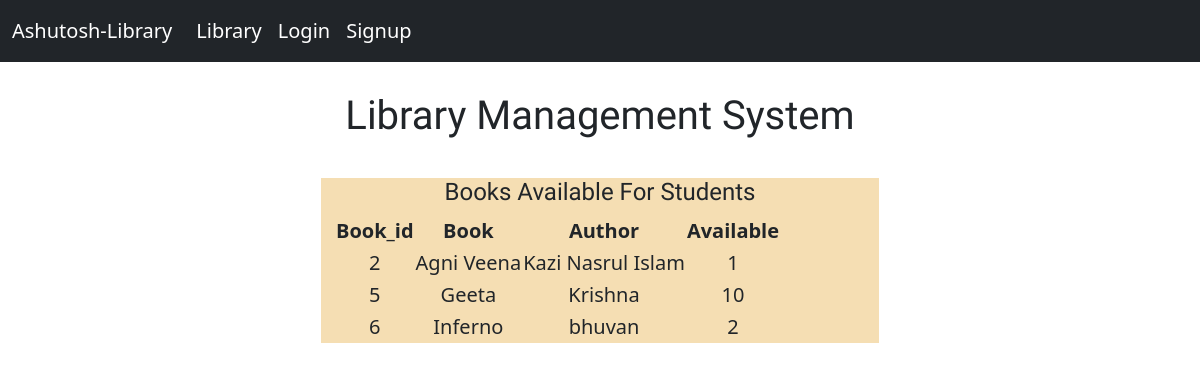
The page / on the database its author committed.
### library/models.py (models this page shows, shortened)
class Book(models.Model):
    Book = models.CharField(max_length=100)
    Author = models.CharField(max_length=50)
    Quantity = models.IntegerField(default=1)
    alotment = models.IntegerField(default=0)
    @property
    def combined(self):
        return self.Quantity - self.alotment

### Library_Management_system/views.py (the view)
# urls.py: path("", views.studentview.as_view(), name="studentview"),
class studentview(ListView):
    model = Book
    template_name = "student.html"
    context_object_name = "form"

### templates/student.html
{% extends 'base.html' %}
{% block content %} <br>
<div class="log container col-6 ">
    <h4 class="log-h1">Books Available For Students</h4>
    <table class="tab">
        <tr>
            <th>Book_id</th>
            <th>Book</th>
            <th>Author</th>
            <th>Available</th>
        </tr>
        {% for i in form %}
        <tr>
            <td>{{i.id}}</td>
            <td>{{i.Book}}</td>
            <td>{{i.Author}}</td>
            <td>{{i.combined}}</td>
        </tr>
        {% endfor %}
    </table>
</div>
{% endblock %}

### templates/base.html (shortened to what this page needs)
{% load static %}
<!doctype html>
<html lang="en">
<head>
    <link href="https://cdn.jsdelivr.net/npm/bootstrap@5.2.3/dist/css/bootstrap.min.css" rel="stylesheet"
>
    <link rel="stylesheet" href="{% static  'css/main.css' %}">
</head>
<body class="bodyy">
    <nav class="navbar navbar-expand-lg bg-dark">
        <div class="container-fluid">
            <a class="navbar-brand" href="{% url 'addbooks' %}">Ashutosh-Library</a>
            <div class="collapse navbar-collapse" id="navbarNavAltMarkup">
                <div class="navbar-nav">
                    <a class="nav-link" href="{% url 'studentview' %}">Library</a>
                    <a class="nav-link" href="{% url 'signin' %}">Login</a>
                    <a class="nav-link" href="{% url 'signup' %}">Signup</a>
                </div>
            </div>
        </div>
    </nav><br>
    <div id="main" class="container">
        <h1 class="log-h1">Library Management System</h1>
        {% block content%}
        {% endblock%}
    </div>
</body>
</html>

### static/css/main.css (style rules this page uses)
.bodyy { background-image: url("https://media.istockphoto.com/id/512966920/photo/illustration-of-white-bookshelves.jpg?s=612x612&w=0&k=20&c=FiLLh_KoCD20Fq96wl4RZxVKBN-SC4sCtwT5qMX0CiA="); background-repeat: no-repeat; background-size: 100% auto; font-size: 20px; }
.log-h1 { text-align: center; font-family: 'Shrikhand', 'cursive'; }
.nav-link, .navbar-brand { color: white; }
.log { background-color: wheat; opacity: 100%; }
a { color: white; text-decoration: none; }
.tab { text-align: center; margin: 2px; }

### rows shown on the page
Book: id "2", Book "Agni Veena", Author "Kazi Nasrul Islam", combined "1"
Book: id "5", Book "Geeta", Author "Krishna", combined "10"
Book: id "6", Book "Inferno", Author "bhuvan", combined "2"
